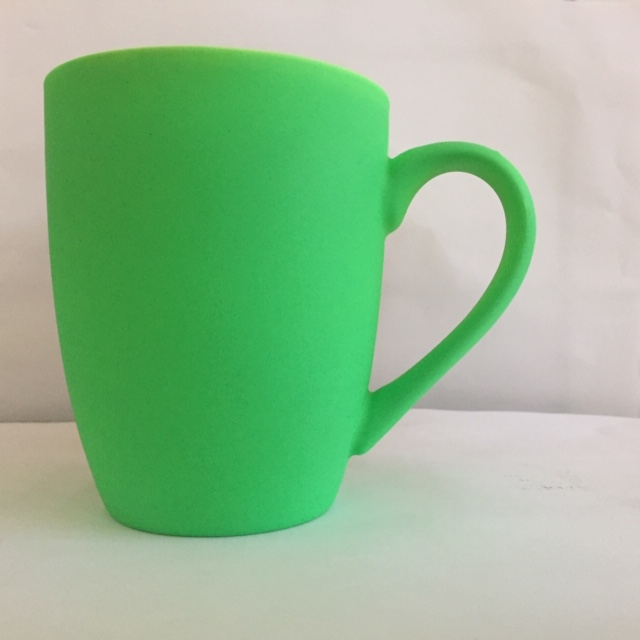
#> input picture caneca101.JPG, 640 x 640 px, found by its file name
$ python dtc_movimento.py
#> lines starting #> are read from the running program, lines starting #| are printed output that depends on the picture; after the words box and inside, x2 and y2 are one past the last pixel; in counts of white or black regions, pixels touching at a corner belong together
### Histogram_Class.py
import numpy as np
from matplotlib import pyplot as plt
import cv2

class Histograma:
    def __init__(self):
        pass

    # [30 lines left out: functions exibe_histograma, exibe_histogramaC, not called in this run]

    def retorna_acumlada(self,img):
        h = np.histogram(img.flatten(), 256, [0, 256])  # calculando histograma
        return h[0]

    def retorna_frequenciaC(self,img):
        blue = cv2.calcHist(img, [0], None, [256], [0, 256])
        green = cv2.calcHist(img, [1], None, [256], [0, 256])
        red = cv2.calcHist(img, [2], None, [256], [0, 256])
        return [red,green,blue]

### dtc_movimento.py
import cv2
import math
from Histogram_Class import Histograma as hist
import numpy as np

def calculaDiferencaG(img1, img2):
  h,l = img1.shape[0],img1.shape[1]
  gray11 = cv2.cvtColor(img1, cv2.COLOR_BGR2GRAY)
  gray22 = cv2.cvtColor(img2, cv2.COLOR_BGR2GRAY)

  gray1 = hist.retorna_acumlada(hist,gray11)
  gray2 = hist.retorna_acumlada(hist,gray22)

  dif_pix = cv2.absdiff(gray22,gray11)

  for i in range(h):
    for j in range(l):
      dif = gray1[gray22[i][j]] - gray2[gray22[i][j]]
      if dif < 0: dif = dif*-1

      if  dif > 75 and dif_pix[i][j] > 10:
        img2[i][j] = [0,0,255]

  cv2.imshow("oii", img2)
  cv2.waitKey(0)
  cv2.destroyAllWindows()
  return img2


def calculaDiferencaC(img1, img2):
  h,l = img1.shape[0],img1.shape[1] #x,y da img

  freq1 = hist.retorna_frequenciaC(hist,img1)
  freq2 = hist.retorna_frequenciaC(hist,img2)
  #bgr
  img2 = np.copy(img2) #clona a img
  for i in range(h):
    for j in range(l):
      px1 = img2[i][j]
      px2 = img1[i][j]

      if (int(px1[2]) - int(px2[2])) > 45 and freq2[2][int(px2[2])]  - freq1[2][int(px2[2])] < 15:       img2[i][j] = [245, 42, 0]

      if (int(px1[0]) - int(px2[0])) > 80 and (freq1[0][int(px2[0])] - freq2[0][int(px2[0])]) < 83:       img2[i][j] = [255, 42, 0]

      if (int(px1[1]) - int(px2[1])) < 0 and (freq2[1][int(px1[1])] - freq1[1][int(px2[1])]) >10:       img2[i][j] = [255, 42, 0]

  return img2


img = cv2.imread('caneca101.jpg',1) #leitura da Imagem
#> img is the input picture: shape (640, 640, 3); mean B, G, R 146.1, 186.8, 146.7
img2 = cv2.imread('caneca102.jpg',1) #leitura da Imagem
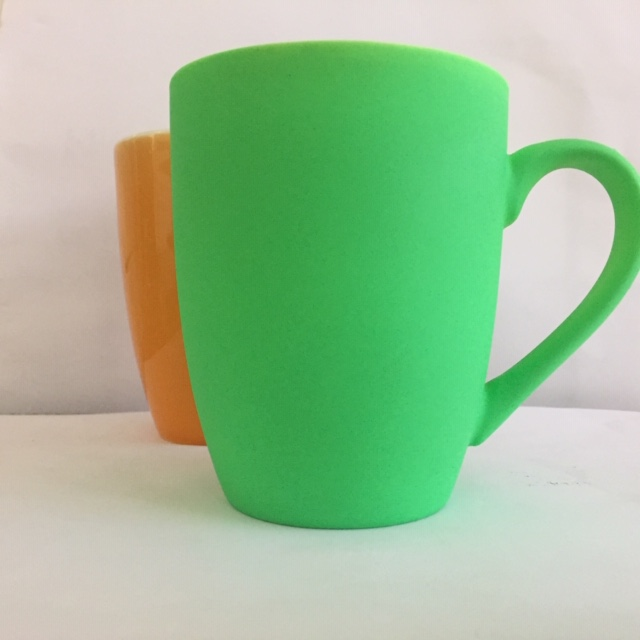
#> input picture caneca102.JPG, 640 x 640 px, found by its file name
#> img2 is the input picture: shape (640, 640, 3); mean B, G, R 149.1, 190.5, 153.7

movimento = calculaDiferencaC(img,img2)# imagem de saída com o movimento detctado
#> in retorna_frequenciaC, `blue = cv2.calcHist(img, [0], None, [256], [0, 256])`: blue = 256 values, max 107 at index 210, min 0 at index 0, mean 7.5
#> in retorna_frequenciaC, `green = cv2.calcHist(img, [1], None, [256], [0, 256])`: green = 256 values, max 108 at index 211, min 0 at index 0, mean 7.5
#> in retorna_frequenciaC, `red = cv2.calcHist(img, [2], None, [256], [0, 256])`: red = 256 values, max 100 at index 212, min 0 at index 0, mean 7.5
#> in calculaDiferencaC, `freq1 = hist.retorna_frequenciaC(hist,img1)`: freq1 = 3 items
#> after the loop in calculaDiferencaC, `for i in range(h):`:
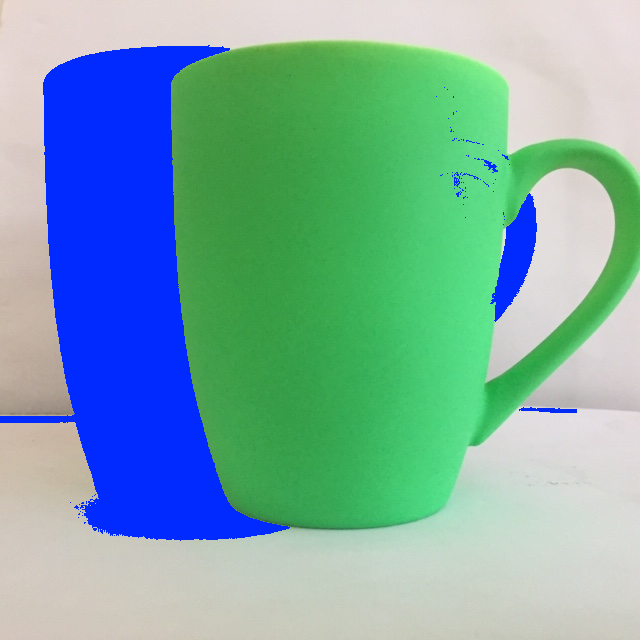
#> img2: shape (640, 640, 3); 16.5% of pixels changed, all inside (x1, y1, x2, y2) = (0, 45, 577, 541)

resultado = np.concatenate((img, movimento, img2), axis=1)#junta as imagens
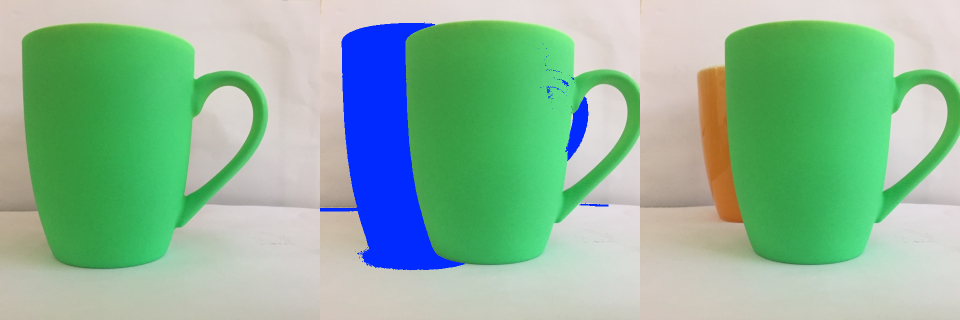
#> resultado: shape (640, 1920, 3) (shown at 1/2 size); mean B, G, R 154.3, 182.3, 140.8

cv2.imwrite("canecass.png", movimento)#salva a imagem final que contem as de entrada e de saída
